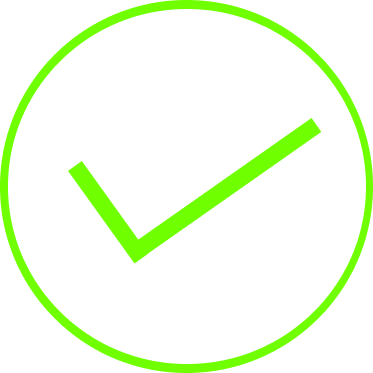
#> input picture mysite/main/Face recognition/Images/COMPLETED.jpg, 373 x 373 px; its folder holds only this picture in this run
$ python detection.py
#> lines starting #> are read from the running program, lines starting #| are printed output that depends on the picture
import os
from PIL import Image # Python Image Library
import numpy as np
import cv2
import pickle

face_cascade = cv2.CascadeClassifier("data/haarcascade_frontalface_alt2.xml")
rec = cv2.face.LBPHFaceRecognizer_create()

base = os.path.dirname(os.path.abspath(__file__))
img_dir = os.path.join(base, 'Images')

ide =0
lab_ids = {}

x_train = []
y_train = []

for root,dirs,files in os.walk(img_dir):
	for file in files:
		if file.endswith('png') or file.endswith('jpg'):
			path = os.path.join(root,file)
			label = os.path.basename(root).replace(" ","-").lower()

			if not label in lab_ids:
				lab_ids[label] = ide
				ide += 1

			id_ = lab_ids[label]

			img = Image.open(path).convert("L") #converts to gray scale
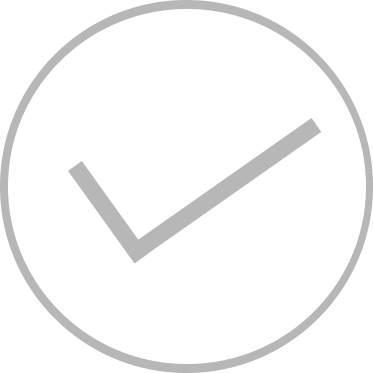
#> img: PIL image 373x373 L; min 182, max 255, mean 247.2
			img_array = np.array(img,"uint8")

			faces = face_cascade.detectMultiScale(img_array,scaleFactor = 1.5, minNeighbors = 5)
#> faces = ()

			for (x,y,w,h) in faces:
				region = img_array[y:y+h, x:x+w]
				x_train.append(region)
				y_train.append(id_)
#> this loop made 0 passes
#> after the loop, x_train = []; y_train = []


with open('label.pickle', 'wb') as f:
	pickle.dump(lab_ids, f)

#> (the run stopped early here; a loop or call above may not have finished)

$ run again, on mysite/main/Face recognition/Images/COMPLETED.png
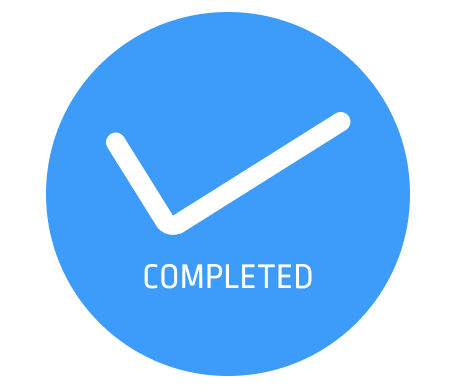
#> input picture mysite/main/Face recognition/Images/COMPLETED.png, 456 x 389 px
#> `img = Image.open(path).convert("L")`:
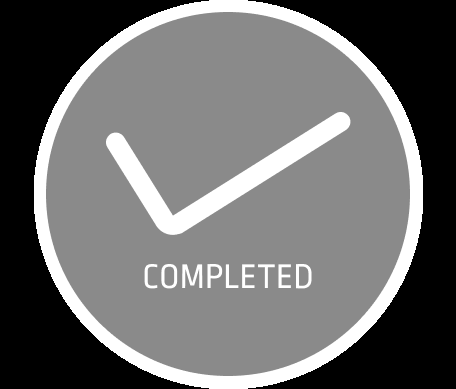
#> img: PIL image 456x389 L; min 0, max 255, mean 108.1
#> faces = ()
#> after the loop `for (x,y,w,h) in faces:`: x_train = []
